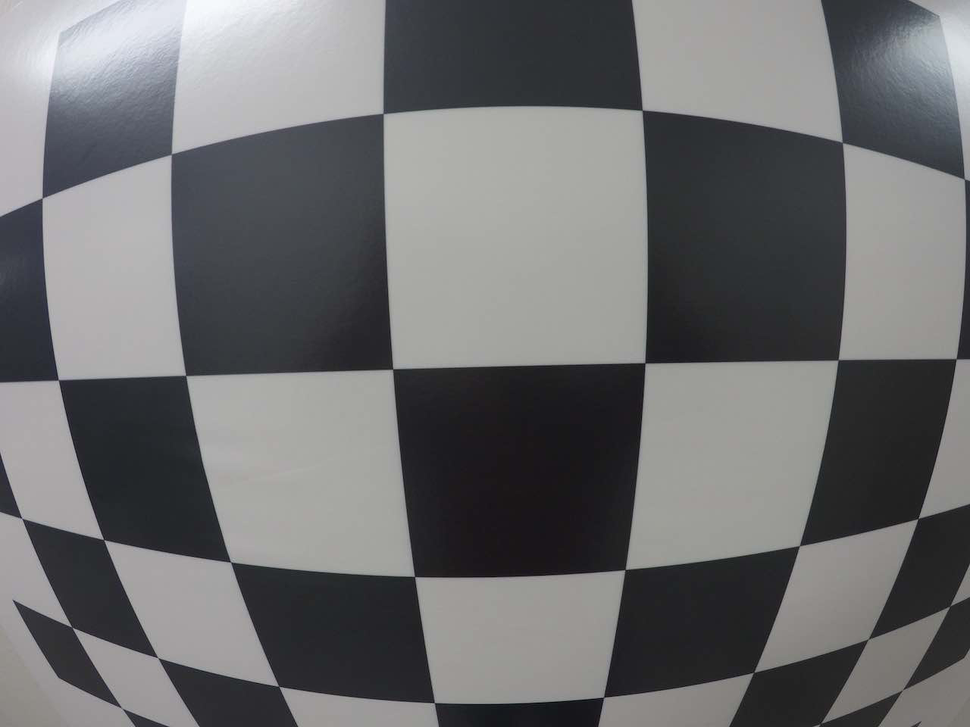
#> input picture LaneFinding/test_image.png, 970 x 727 px, shrunk from 1280 x 960 before the run
$ jupyter execute cal.ipynb
#> lines starting #> are read from the running program, lines starting #| are printed output that depends on the picture
[cell 1]
import numpy as np

[cell 2]
print(np.linspace(1.0,2.0,50))

[cell 3]
a = np.linspace(0,1,3)

[cell 4]
b = np.linspace(0,1,2)

[cell 5]
print(np.meshgrid(a,b))

[cell 6]
import matplotlib.pyplot as plt

[cell 7]
xx, yy = np.meshgrid(np.arange(1, 11, 2), np.arange(2, 12, 3))

[cell 8]
print(xx)

[cell 9]
print(yy)

[cell 10]
xx1, yy1 = np.mgrid[1:11:2, 2:12:3]

[cell 11]
print(xx1)

[cell 12]
print(yy1)

[cell 13]
plt.plot(xx, yy, marker='*', color='k', linestyle='none')
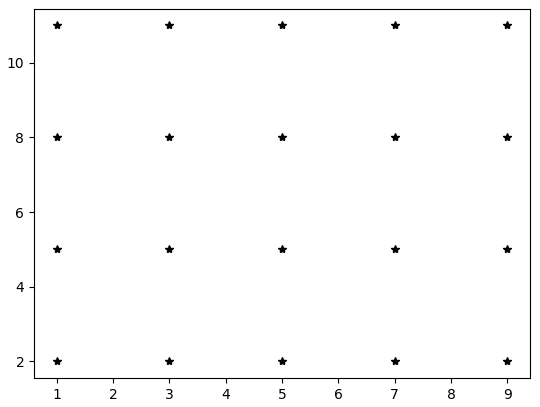
#> figure drawn by matplotlib, 1 panel

[cell 14]
plt.plot(xx1, yy1, marker='*', color='k', linestyle='none')

[cell 15]
a1 = np.zeros((2*2,2), np.float32)

[cell 16]
print(a1)

[cell 17]
a1[:,:2] = np.mgrid[0:2,0:2].T.reshape(-1,2)

[cell 18]
a1

[cell 19]
np.mgrid[0:2,0:2].T.reshape(-1,2)

[cell 20]
np.mgrid[0:2,0:2]

[cell 21]
np.mgrid[0:2,0:2].T

[cell 22]
h = np.array([[1, 3],[2, 1]])

[cell 23]
print(h.T)

[cell 24]
h.shape

[cell 25]
z = h.T.reshape(-1,2)

[cell 26]
print(z)

[cell 27]
z.shape

[cell 28]
o = np.zeros((6*8,2), np.float32)

[cell 29]
o

[cell 30]
o[:,:2] = np.mgrid[0:8,0:6].T.reshape(-1,2)

[cell 31]
o

[cell 32]
import numpy as np
import matplotlib.pyplot as plt
import matplotlib.image as mpimg
import cv2

[cell 33]
objpoints = []
imgpoints = []

obj = np.zeros((6*8,3), np.float32)
obj[:,:2] = np.mgrid[0:8,0:6].T.reshape(-1,2)

[cell 34]
img = cv2.imread('test_image.png')
#> img is the input picture: shape (727, 970, 3); mean B, G, R 110.9, 109.7, 109.3

gray = cv2.cvtColor(img,cv2.COLOR_BGR2GRAY)

[cell 35]
ret, corners = cv2.findChessboardCorners(gray, (8,6), None)
#> ret = False; corners = None
if ret == True:
    imgpoints(corners)
    objpoints(obj)

    img = cv2.drawChessboardCorners(img, (8,6), corners, ret)
    plt.imshow(gray)
    plt.show()
